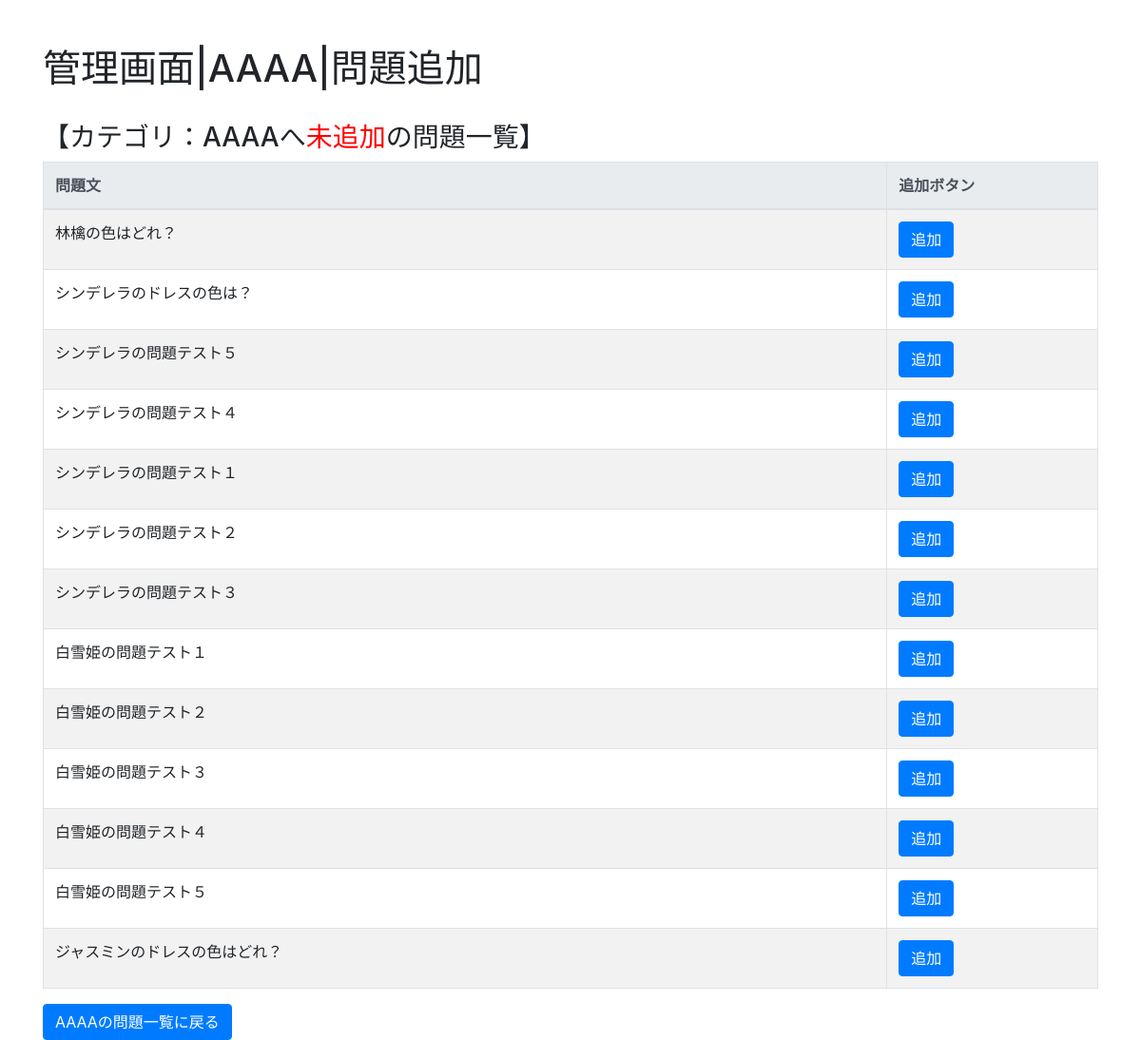
Page /edit/question/add/18 on the earlier database version.
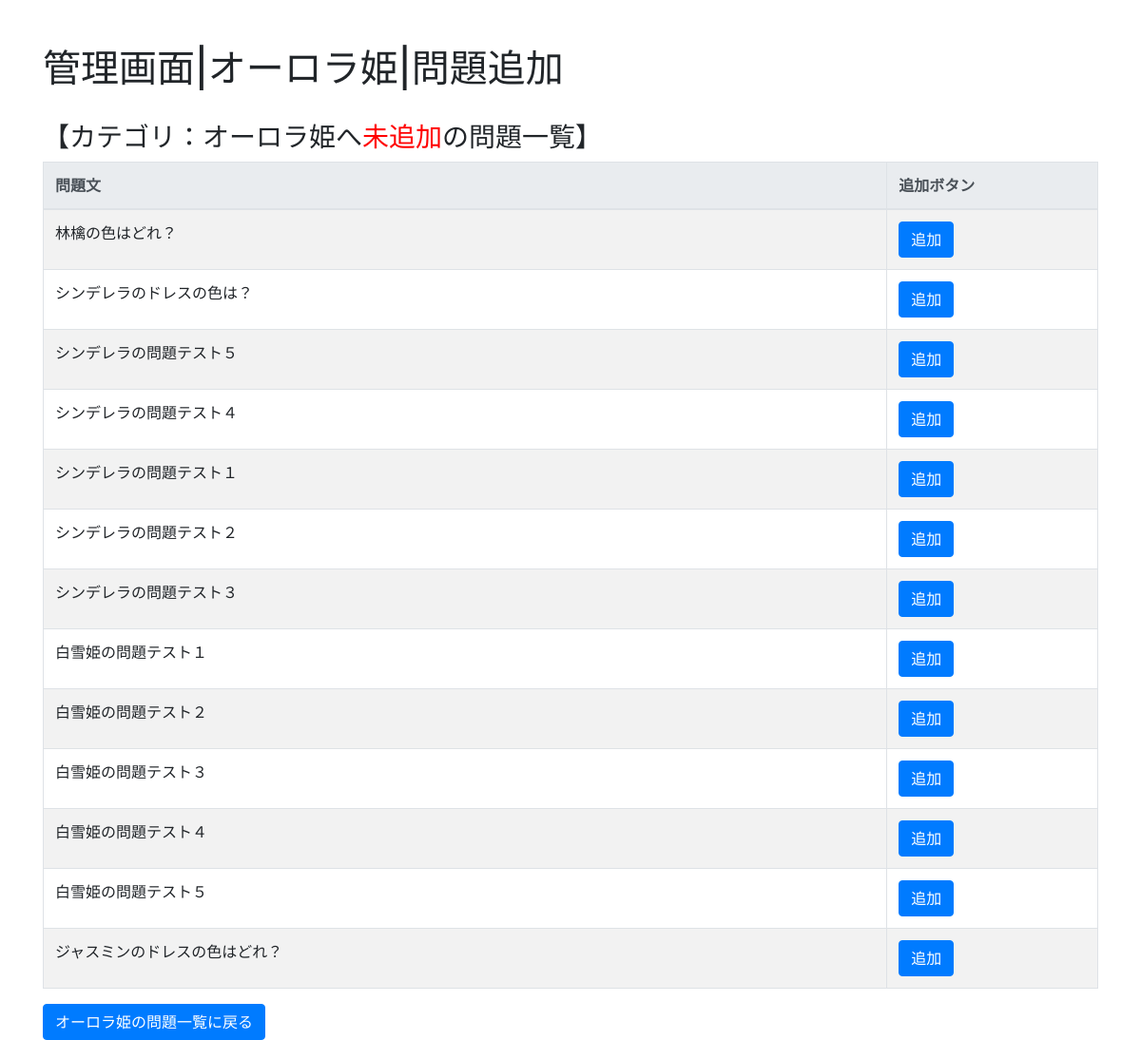
Same page on the later database version.
### question/models.py (models this page shows, shortened)
class Category(models.Model):
    name = models.CharField('カテゴリ名称', max_length=512, blank=False)
    category_no = models.PositiveSmallIntegerField(verbose_name='カテゴリNo.', default=1)
    CategoryGroup = models.ForeignKey(CategoryGroup, on_delete=models.CASCADE, default=set_default_cateory_group)
    img = models.ImageField(verbose_name='画像', upload_to='images/', null=True)

### edit/views.py (the view, shortened to what this page needs)
# urls.py: path('question/add/<int:category_id>', views.QuestionAddView.as_view(), name='question_add'),
class QuestionAddView(TemplateView):
    template_name = 'question/question_add.html'
    def get_context_data(self, **kwargs):
        context = super().get_context_data(**kwargs)
        category = Category.objects.get(pk=self.kwargs.get('category_id'))
        category_question_id_list = category.question_set.values_list('id', flat=True)
        category_imagequestion_id_list = category.imagequestion_set.values_list('id', flat=True)
        not_exists_question_list = []
        not_exists_imgquestion_list = []
        all_question = Question.objects.all()
        all_imgquestion = ImageQuestion.objects.all()
        for question in all_question:
            if question.id not in category_question_id_list:
                not_exists_question_list.append(question)
        for question in all_imgquestion:
            if question.id not in category_imagequestion_id_list:
                not_exists_imgquestion_list.append(question)
        context['category'] = category
        context['question_list'] = not_exists_question_list
        context['img_question_list'] = not_exists_imgquestion_list
        context['add_result'] = self.kwargs.get('add_result')
        return context

### edit/templates/question/question_add.html (shortened to what this page needs)
{% extends 'question/base.html' %}
{% block page_title %}管理画面|{{ category.name }}|問題追加{% endblock %}
{% block content %}
<div class="container">
    <div class="row">
      <div class="col-12">
        <br>
        <h3>【カテゴリ：{{ category.name }}へ<font color="red">未追加</font>の問題一覧】</h3>
        <table class="table table-bordered table-striped">
            <thead class="thead-light">
                <tr>
                  <th style="width:80%">問題文</th>
                  <th style="width:20%">追加ボタン</th>
                </tr>
            </thead>
            {% for question in question_list %}
            <tr>
                <td>{{ question.body }}</td>
                <td>
                  <form action="{% url 'question_add' category.pk %}" method="post">
                    <input type="submit" class="btn btn-primary" value="追加"></a>
                  </form>
                </td>
            </tr>
            {% endfor %}
            {% for question in img_question_list %}
            <tr>
                <td>{{ question.body }}</td>
                <td>
                  <form action="{% url 'question_add' category.pk %}" method="post">
                    <input type="submit" class="btn btn-primary" value="追加"></a>
                  </form>
                </td>
            </tr>
            {% endfor %}
        </table>
      </div>
    </div>
    <div class="row">
        <div class="col-12">
          <a class="btn btn-primary" href="{% url 'category_question_list' category.pk %}" role="button">{{ category.name }}の問題一覧に戻る</a>
        </div>
      </div>
</div>
{% endblock %}

Differences in the rows shown:
changed Category: name "AAAA" → "オーロラ姫"
